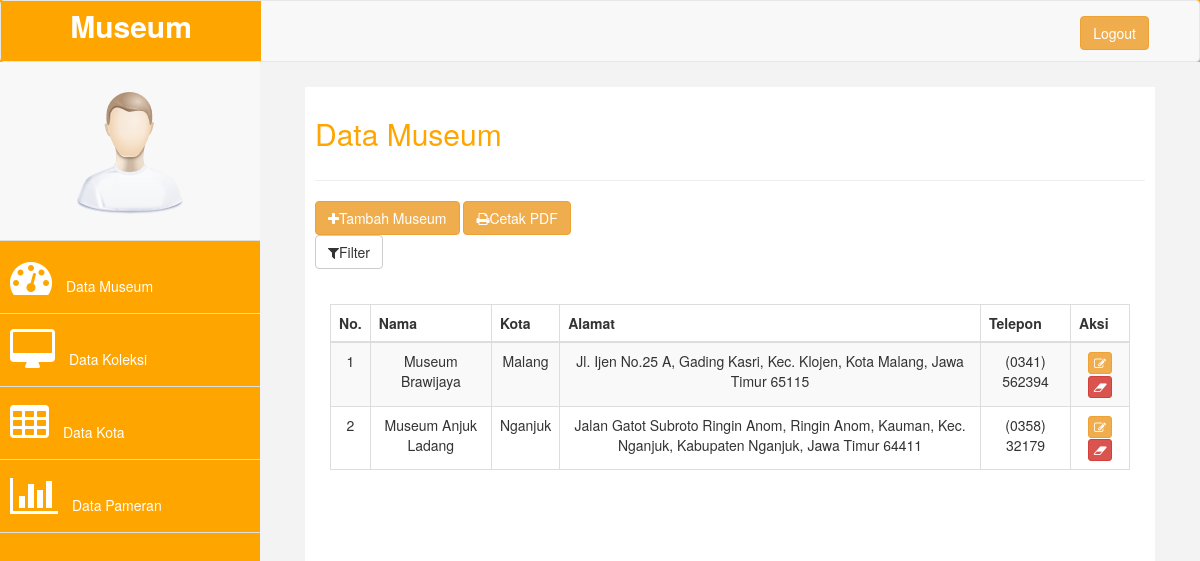
Screenshot of /index.php/admin/c_data_museum/data_museum with the database file from the repository.
### tables this page shows
CREATE TABLE `tb_museum` (
  `id_museum` int(7) NOT NULL,
  `nama` varchar(255) NOT NULL,
  `id_kota` int(11) NOT NULL,
  `kota` varchar(255) NOT NULL,
  `alamat` varchar(255) NOT NULL,
  `telepon` varchar(13) NOT NULL
);

### application/controllers/admin/c_data_museum.php (called while the page is built, shortened)
<?php
	class c_data_museum extends CI_Controller
	{
		public function __construct()
		{
			$this->load->model('m_data_museum');
			$this->load->model('m_data_kota');
			$this->load->model('m_kotaa');
		}
		public function data_museum()
	{
		$data = array(
		'kondisi'=> '0',
		'kota'=> $this->m_data_kota->tampil_kota(),
		'museum' => $this->m_data_museum->tampil_museum()
		);
		$this->load->view('admin/v_data_museum.php', $data);
	}
}
?>

### index.php (called while the page is built, shortened)
<?php
require_once BASEPATH.'core/CodeIgniter.php';

### application/models/m_data_museum.php (called while the page is built, shortened)
<?php
	class m_data_museum extends CI_Model
	{
		public function tampil_museum()
		{
			return $hsl=$this->db->get("tb_museum")->result_array();
		}
	}
?>

### application/views/admin/v_data_museum.php (the view, shortened to what this page needs)
<?php
  include(APPPATH.'views/admin/v_header.php');
?>
<?php
  include(APPPATH.'views/admin/v_sidebar.php');
?>
<div id="page-wrapper" >
    <div class="row">
    <div class="col-md-12 grid-margin">
      <div class="col-lg-12 grid-margin stretch-card">
        <div class="card">
          <div class="card-body">
            <div id="page-inner">
                <div class="row">
                    <div class="col-md-12">
                     <h2 style="color: orange">Data Museum</h2>
                    </div>
                </div>
               <hr />
            <div class="row">
                <div class="col-md-12">
                <a href="<?php echo base_url('admin/c_data_museum/tambah_museum') ?>" class="btn btn-md btn-warning"><i class="fa fa-plus"></i>Tambah Museum</a>
                  <a href="<?= base_url()?>admin/c_data_museum/pdf/<?= $kondisi ?>" class="btn btn-md btn-warning"><i class="fa fa-print"></i>Cetak PDF</a>
                <div class="dropdown">
                  <button class="btn btn-default dropdown-toggle" type="button" id="menu1" data-toggle="dropdown"><i class="fa fa-filter"></i>Filter</button>
                </div>
                <div class="panel-body">
                    <div class="table-responsive">
            <table class="table table-bordered table-striped" style="margin-top: 20px;text-align: center;">
              <thead>
                <tr>
                  <th> No. </th>
                  <th> Nama </th>
                  <th> Kota </th>
                  <th> Alamat </th>
                  <th> Telepon </th>
                  <th> Aksi </th>
                </tr>
              </thead>
              <tbody>
                <tr>
                  <?php
                  $i=1;
                  foreach ($museum as $admin) :
                    ?>
                  <td><?php echo $i?></td>
                  <td><?php echo $admin['nama'] ?></td>
                  <td><?php echo $admin['kota'] ?></td>
                  <td><?php echo $admin['alamat'] ?></td>
                  <td><?php echo $admin['telepon'] ?></td>
                  <td>
                    <a href="<?php echo base_url('admin/c_data_museum/edit_museum/') ?><?php echo $admin['id_museum']; ?>" class="btn btn-xs btn-warning"><i class="fa fa-edit"></i></a>
                    <a href="<?php echo base_url('admin/c_data_museum/hapus_museum/') ?><?php echo $admin['id_museum']; ?>" class="btn btn-xs btn-danger" onclick = "return confirm('Yakin ingin menghapus data?')"><i class="fa fa-eraser"></i></a>
                  </td>
                </tr>
                <?php $i++ ?>
                <?php endforeach; ?>
              </tbody>
            </table>
          </div>
        </div>
      </div>
    </div>
  </div>
</div>
<?php
  include(APPPATH.'views/admin/v_footer.php')
?>

### css/custom.css (style rules this page uses)
body { font-family: 'Open Sans', sans-serif; }
#page-wrapper { padding: 15px 15px; min-height: 600px; background:#F3F3F3; }
#page-inner { width:100%; margin:10px 20px 10px 0px; background-color:#fff!important; padding:10px; min-height:1200px; }
h2 { color: #f00; }
@media (min-width:768px) { #page-wrapper { margin: 0 0 0 260px; padding: 15px 30px; min-height: 1200px; } }

### rows the page displays
tb_museum: nama "Museum Brawijaya", kota "Malang", alamat "Jl. Ijen No.25 A, Gading Kasri, Kec. Klojen, Kota Malang, Jawa Timur 65115", telepon "(0341) 562394"
tb_museum: nama "Museum Anjuk Ladang", kota "Nganjuk", alamat "Jalan Gatot Subroto Ringin Anom, Ringin Anom, Kauman, Kec. Nganjuk, Kabupaten Nganjuk, Jawa Timur 64411", telepon "(0358) 32179"
